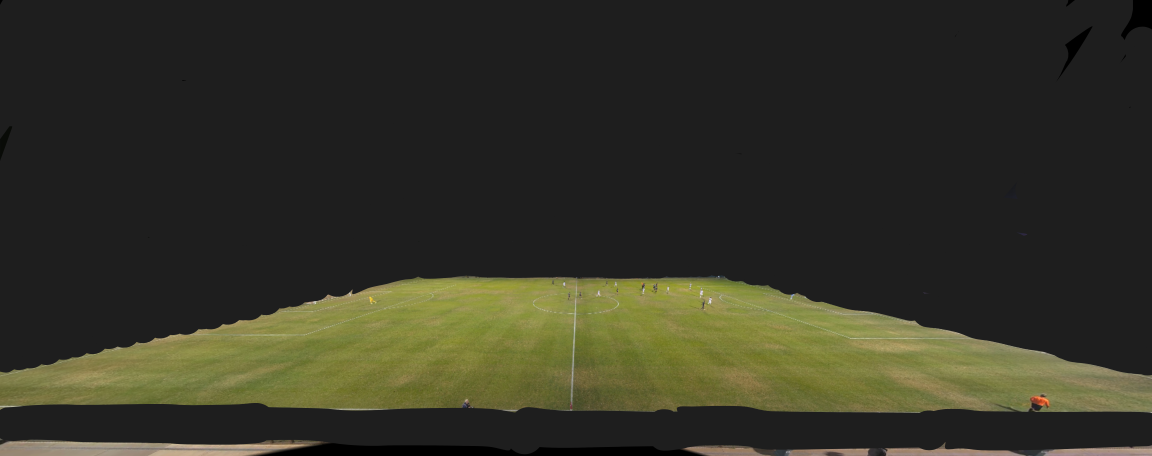
#> input picture just_stanford_field.png, 3456 x 1368 px (shown at 1/3 size)
$ python -i player_detection.py   (imports and definitions only)   (older library calls are emulated)
#> lines starting #> are read from the running program, lines starting #| are printed output that depends on the picture; after the words box and inside, x2 and y2 are one past the last pixel; in counts of white or black regions, pixels touching at a corner belong together
#> further down, picture is the input picture: shape (1368, 3456, 3); mean B, G, R 38.4, 51.4, 51.7
"""
Player detection module for the simplified SoccerVision project.

This module implements player detection using techniques covered in class.
"""

import cv2
import numpy as np
import os

# [94 lines left out: function detect_players, not called in this run]

def detect_players_with_canny_and_contours(image, threshold=0.3):
    """
    Detect players using Canny edge detection and contour finding.
    This implements techniques covered in class homework.

    Args:
        image (numpy.ndarray): Input image in BGR format.
        threshold (float): Threshold for edge detection.

    Returns:
        list: List of player bounding boxes in the format [(x, y, w, h), ...].
    """
#> called with threshold = 0.3
    # 1. Convert to grayscale
    gray = cv2.cvtColor(image, cv2.COLOR_BGR2GRAY)
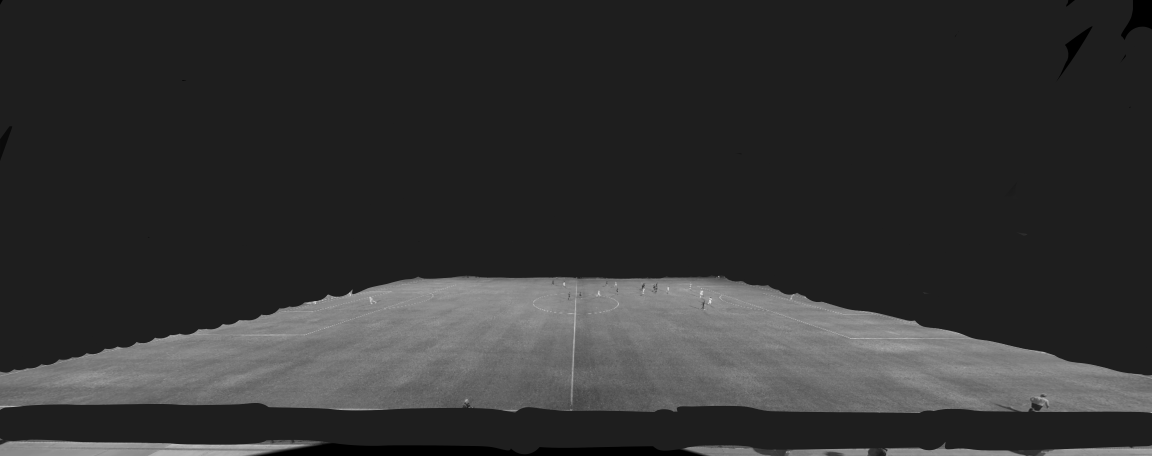
#> gray: shape (1368, 3456) (shown at 1/3 size); min 0, max 249, mean 50

    # 2. Apply Gaussian blur to reduce noise
    blurred = cv2.GaussianBlur(gray, (5, 5), 0)

    # 3. Apply Canny edge detector
    # Automatically compute lower and upper thresholds
    median_intensity = np.median(blurred)
#> median_intensity = 30
    # Lower the lower threshold and increase the upper threshold for better edge detection
    lower_threshold = int(max(0, (1.0 - threshold * 1.2) * median_intensity))
#> lower_threshold = 19
    upper_threshold = int(min(255, (1.0 + threshold * 1.2) * median_intensity))
#> upper_threshold = 40
    edges = cv2.Canny(blurred, lower_threshold, upper_threshold)
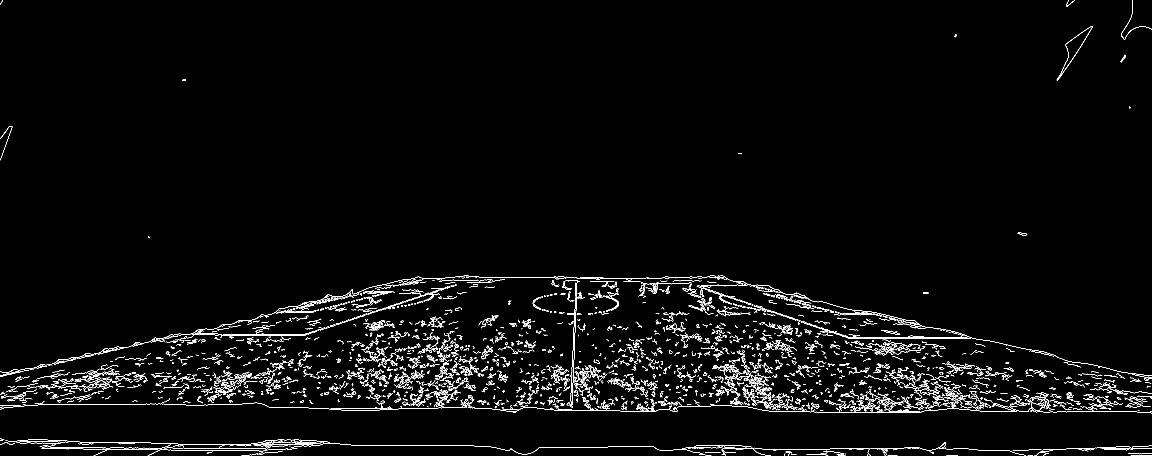
#> edges: shape (1368, 3456) (shown at 1/3 size); 1.9% white in thin lines or dots

    # 4. Extract field mask using color segmentation
    hsv = cv2.cvtColor(image, cv2.COLOR_BGR2HSV)
#> hsv: shape (1368, 3456, 3); mean H, S, V 6.6, 27, 52.1

    # Define green color range for soccer field - wider range to include more variations
    lower_green = np.array([25, 20, 20])
    upper_green = np.array([95, 255, 255])

    # Create a mask for the field (green areas)
    field_mask = cv2.inRange(hsv, lower_green, upper_green)
#> field_mask: shape (1368, 3456); 19.9% white; 304 white regions (285 under 20 px), largest, box (x1, y1, x2, y2) and area: (0, 827, 3456, 1239) 940370, (3366, 1116, 3394, 1125) 137, (1100, 868, 1129, 876) 130

    # Apply morphological operations to clean up the field mask
    field_kernel = np.ones((5, 5), np.uint8)
    field_mask = cv2.morphologyEx(field_mask, cv2.MORPH_CLOSE, field_kernel, iterations=2)
#> field_mask: shape (1368, 3456); 20.3% white; 60 white regions (44 under 20 px), largest, box (x1, y1, x2, y2) and area: (0, 826, 3456, 1239) 956666, (3091, 1350, 3126, 1368) 197, (84, 1319, 157, 1323) 174
    field_mask = cv2.morphologyEx(field_mask, cv2.MORPH_OPEN, field_kernel, iterations=1)
#> field_mask: shape (1368, 3456); 20.2% white; 9 white regions (1 under 20 px), largest, box (x1, y1, x2, y2) and area: (0, 827, 3456, 1239) 956094, (0, 1316, 10, 1336) 135, (3371, 1118, 3389, 1124) 100

    # Fill holes in the field mask
    field_mask_floodfill = field_mask.copy()
    h, w = field_mask.shape[:2]
#> h = 1368; w = 3456
    mask = np.zeros((h+2, w+2), np.uint8)
    cv2.floodFill(field_mask_floodfill, mask, (0, 0), 255)
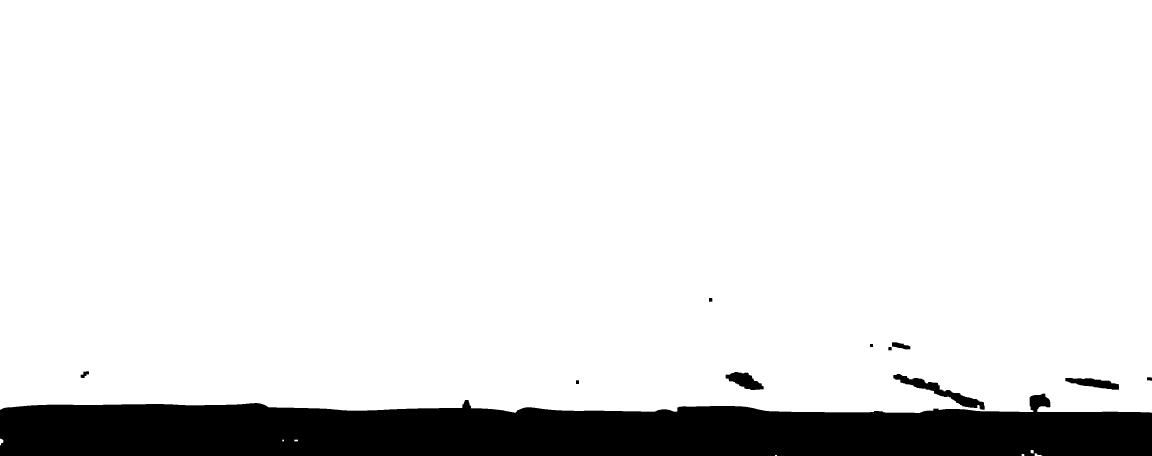
#> field_mask_floodfill: shape (1368, 3456) (shown at 1/3 size); 89.3% white; 11 black regions, largest, box (x1, y1, x2, y2) and area: (0, 1181, 3456, 1368) 489956, (2680, 1122, 2954, 1229) 6505, (2177, 1116, 2291, 1170) 3467
    field_mask_inv = cv2.bitwise_not(field_mask_floodfill)
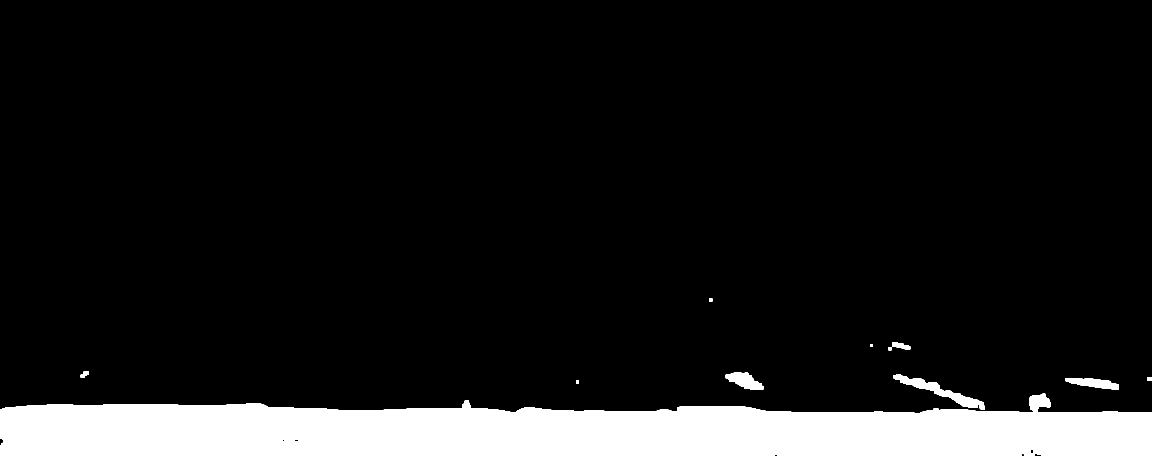
#> field_mask_inv: shape (1368, 3456) (shown at 1/3 size); 10.7% white; 11 white regions, largest, box (x1, y1, x2, y2) and area: (0, 1181, 3456, 1368) 489956, (2680, 1122, 2954, 1229) 6505, (2177, 1116, 2291, 1170) 3467
    field_mask = field_mask | field_mask_inv
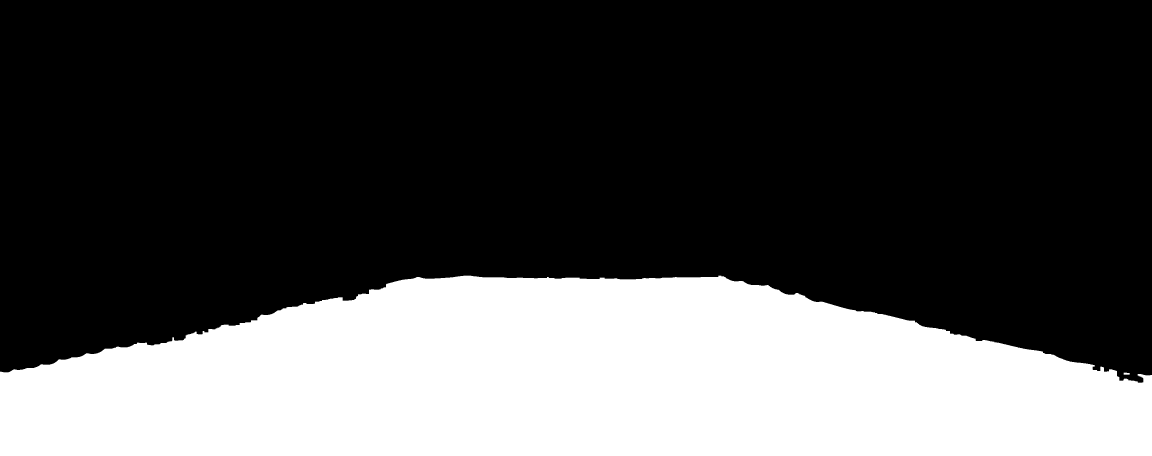
#> field_mask: shape (1368, 3456) (shown at 1/3 size); 30.9% white; 2 white regions

    # 5. Find the largest contour in the field mask, which should be the playing field
    field_contours, _ = cv2.findContours(field_mask, cv2.RETR_EXTERNAL, cv2.CHAIN_APPROX_SIMPLE)
#> field_contours = 2 contours; box (x1, y1, x2, y2) and area: (0, 827, 3456, 1368) 1457360, (3371, 1118, 3389, 1124) 78
    if field_contours:
        # Sort contours by area and get the largest one
        field_contours = sorted(field_contours, key=cv2.contourArea, reverse=True)
        largest_field_contour = field_contours[0]
#> largest_field_contour = contour of 1126 points, box (x1, y1, x2, y2) (0, 827, 3456, 1368), area 1457360

        # Create a binary mask for the largest field contour
        field_contour_mask = np.zeros_like(field_mask)
        cv2.drawContours(field_contour_mask, [largest_field_contour], 0, 255, -1)
#> field_contour_mask: shape (1368, 3456); 30.9% white; 1 white region, box (x1, y1, x2, y2) and area: (0, 827, 3456, 1368) 1461229

        # Update field mask to use only the largest contour
        field_mask = field_contour_mask

    # 6. Find potential player candidates on the field
    # Extract non-green areas within the field (potential players)
    player_mask = cv2.bitwise_not(cv2.inRange(hsv, lower_green, upper_green))

    # Only consider candidates that are within the field
    player_mask = cv2.bitwise_and(player_mask, field_mask)
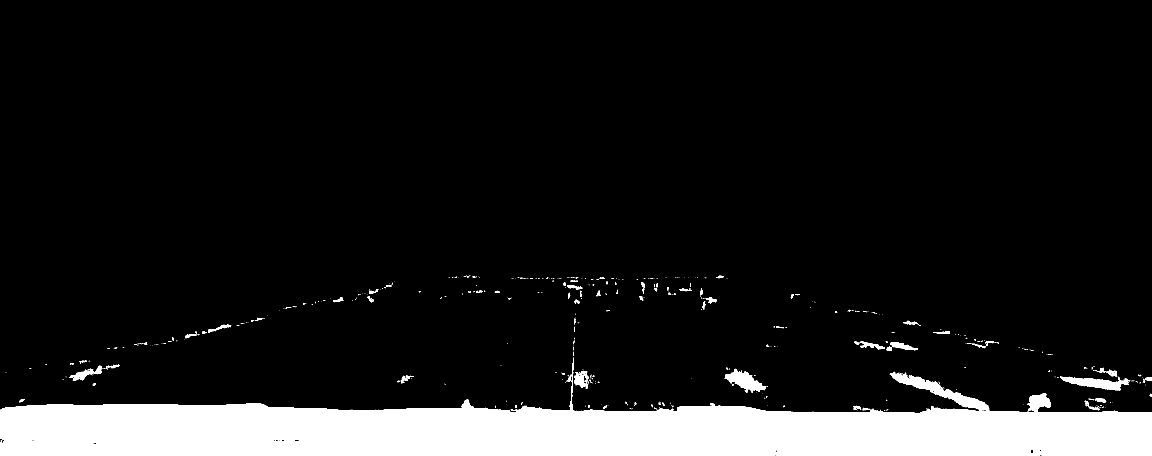
#> player_mask: shape (1368, 3456) (shown at 1/3 size); 11% white; 546 white regions (450 under 20 px), largest, box (x1, y1, x2, y2) and area: (0, 1115, 3456, 1368) 498063, (3180, 1129, 3391, 1172) 3956, (2173, 1106, 2298, 1178) 3870

    # 7. Combine edge information with player mask to get more precise boundaries
    combined_mask = cv2.bitwise_and(edges, player_mask)
#> combined_mask: shape (1368, 3456); 0.3% white in thin lines or dots, all inside (x1, y1, x2, y2) = (0, 827, 3456, 1368)

    # 8. Morphological operations to clean up the mask
    kernel = np.ones((3, 3), np.uint8)
    combined_mask = cv2.dilate(combined_mask, kernel, iterations=5)  # Increased iterations for better connection
#> combined_mask: shape (1368, 3456); 3.5% white; 175 white regions, largest, box (x1, y1, x2, y2) and area: (0, 1310, 3456, 1368) 72864, (2665, 1112, 2973, 1239) 11800, (2170, 1099, 2303, 1182) 6064
    combined_mask = cv2.erode(combined_mask, kernel, iterations=1)
#> combined_mask: shape (1368, 3456); 2.9% white; 178 white regions, largest, box (x1, y1, x2, y2) and area: (0, 1311, 3456, 1368) 64139, (2666, 1113, 2972, 1238) 10636, (2171, 1105, 2302, 1181) 5333
    combined_mask = cv2.dilate(combined_mask, kernel, iterations=2)
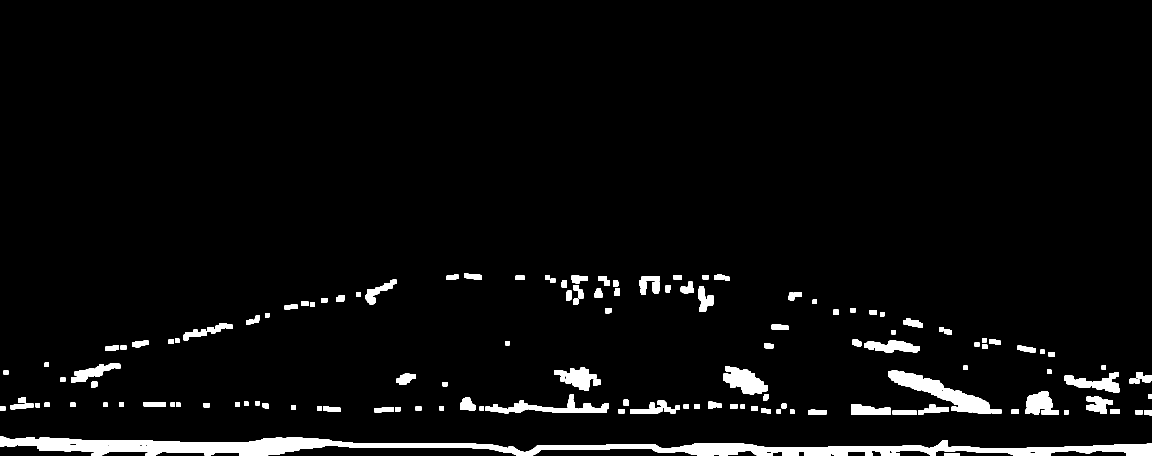
#> combined_mask: shape (1368, 3456) (shown at 1/3 size); 4% white; 153 white regions

    # 9. Find contours
    contours, _ = cv2.findContours(combined_mask, cv2.RETR_EXTERNAL, cv2.CHAIN_APPROX_SIMPLE)
#> contours = 153 contours; largest, box (x1, y1, x2, y2) and area: (0, 1309, 3456, 1368) 77999, (2664, 1111, 2974, 1240) 12546, (2169, 1098, 2304, 1183) 6388, (1677, 1102, 1789, 1173) 4118, (3193, 1125, 3358, 1177) 4054

    # 10. Filter contours by size and aspect ratio to identify players
    player_boxes = []

    # Find the maximum area of all contours to set a relative size threshold
    max_area = 0
    max_dimension = 0
    for contour in contours:
        area = cv2.contourArea(contour)
        if area > max_area:
            max_area = area
        x, y, w, h = cv2.boundingRect(contour)
        max_dim = max(w, h)
        if max_dim > max_dimension:
            max_dimension = max_dim
#> this loop made 153 passes
#> (area, max_area, x, y, w, h, max_dim, max_dimension) on passes 1 to 2: (367.5, 367.5, 2833, 1359, 47, 9, 47, 47), (77999, 77999, 0, 1309, 3456, 59, 3456, 3456)
#> (contour, area, x, y, w, h, max_dim) on passes 5, 6, 7, 9, 10, 12: ([[3406, 1230], [3406, 1242], [3427, 1242], [3427, 1230]], 252, 3406, 1230, 22, 13, 22), ([[3192, 1230], [3192, 1242], [3205, 1242], [3205, 1230]], 156, 3192, 1230, 14, 13, 14), ([[3124, 1230], [3124, 1242], [3176, 1242], [3176, 1230]], 624, 3124, 1230, 53, 13, 53), ([[3301, 1229], [3301, 1241], [3320, 1241], [3320, 1229]], 228, 3301, 1229, 20, 13, 20), ([[3034, 1229], [3034, 1241], [3056, 1241], [3056, 1229]], 264, 3034, 1229, 23, 13, 23), ([[2370, 1229], [2370, 1241], [2382, 1241], [2382, 1229]], 144, 2370, 1229, 13, 13, 13)
#> after the loop, max_area = 77999; max_dimension = 3456

    # Set a minimum area threshold relative to the maximum area
    # This helps adapt to different image scales
    min_area_threshold = max(150, max_area * 0.05)  # At least 5% of the max area or 150px
#> min_area_threshold = 3900
    min_dimension_threshold = max(10, max_dimension * 0.15)  # At least 15% of the max dimension or 10px
#> min_dimension_threshold = 518.4

    for contour in contours:
        area = cv2.contourArea(contour)

        # Filter by size - using more aggressive minimum thresholds
        if area > min_area_threshold and area < 8000:  # Increased minimum area and maximum
            x, y, w, h = cv2.boundingRect(contour)

            # Check if either width or height is large enough
            larger_dimension = max(w, h)
            if larger_dimension < min_dimension_threshold:
                continue

            # Check aspect ratio - prefer more square-like shapes for players seen from above
            aspect_ratio = float(h) / w if w > 0 else 0
            if 0.5 <= aspect_ratio <= 3.0 and w > 5 and h > 5:  # Stricter aspect ratio criteria
                # Check if the bounding box is mostly inside the field mask
                box_mask = np.zeros_like(field_mask)
                cv2.rectangle(box_mask, (x, y), (x + w, y + h), 255, -1)
                overlap = cv2.bitwise_and(box_mask, field_mask)
                overlap_area = cv2.countNonZero(overlap)

                # Only keep the box if at least 60% is inside the field (increased threshold)
                if overlap_area > 0.6 * (w * h):
                    player_boxes.append((x, y, w, h))
#> this loop made 153 passes
#> (area, x, y, w, h, larger_dimension) on passes 77, 85, 86: (4053.5, 3193, 1125, 165, 52, 165), (4118, 1677, 1102, 112, 71, 112), (6387.5, 2169, 1098, 135, 85, 135)
#> (contour, area) on passes 5, 6, 7, 9, 10, 12: ([[3406, 1230], [3406, 1242], [3427, 1242], [3427, 1230]], 252), ([[3192, 1230], [3192, 1242], [3205, 1242], [3205, 1230]], 156), ([[3124, 1230], [3124, 1242], [3176, 1242], [3176, 1230]], 624), ([[3301, 1229], [3301, 1241], [3320, 1241], [3320, 1229]], 228), ([[3034, 1229], [3034, 1241], [3056, 1241], [3056, 1229]], 264), ([[2370, 1229], [2370, 1241], [2382, 1241], [2382, 1229]], 144)
#> after the loop, player_boxes = []

    # 11. Apply non-maximum suppression with a higher overlap threshold to remove redundant boxes
    final_boxes = non_maximum_suppression(player_boxes, 0.3)  # Increased overlap threshold
#> final_boxes = []

    return final_boxes

def non_maximum_suppression(boxes, overlap_threshold):
    """
    Apply non-maximum suppression to remove overlapping boxes.
    Prioritizes boxes with larger maximum dimension (width or height).

    Args:
        boxes (list): List of bounding boxes in the format [(x, y, w, h), ...].
        overlap_threshold (float): Maximum allowed overlap between boxes.

    Returns:
        list: Filtered list of bounding boxes.
    """
    if len(boxes) == 0:
        return []

    # Convert to numpy array for easier computation
    boxes_array = np.array(boxes)

    # Extract coordinates
    x = boxes_array[:, 0]
    y = boxes_array[:, 1]
    w = boxes_array[:, 2]
    h = boxes_array[:, 3]

    # Get the larger dimension (width or height) for each box
    max_dimension = np.maximum(w, h)

    # Also compute area as a secondary sorting metric
    area = w * h

    # Create a combined score that prioritizes larger dimension but also considers area
    # This gives preference to boxes with at least one large dimension
    score = max_dimension * 2 + np.sqrt(area)

    # Sort by score (boxes with larger dimension first)
    indices = np.argsort(score)[::-1]

    keep = []
    while len(indices) > 0:
        # Pick the box with the largest score
        i = indices[0]
        keep.append(i)

        # Find boxes with significant overlap
        xx1 = np.maximum(x[i], x[indices[1:]])
        yy1 = np.maximum(y[i], y[indices[1:]])
        xx2 = np.minimum(x[i] + w[i], x[indices[1:]] + w[indices[1:]])
        yy2 = np.minimum(y[i] + h[i], y[indices[1:]] + h[indices[1:]])

        # Compute width and height of overlapping area
        w_overlap = np.maximum(0, xx2 - xx1)
        h_overlap = np.maximum(0, yy2 - yy1)

        # Compute overlap ratio
        overlap_area = w_overlap * h_overlap
        overlap_ratio = np.zeros(len(indices) - 1)
        valid_indices = (area[indices[1:]] > 0)
        if np.any(valid_indices):
            overlap_ratio[valid_indices] = overlap_area[valid_indices] / area[indices[1:]][valid_indices]

        # Find indices of boxes to remove
        to_delete = np.concatenate(([0], np.where(overlap_ratio > overlap_threshold)[0] + 1))

        # Update indices
        indices = np.delete(indices, to_delete)

    # Return kept boxes
    return [boxes[i] for i in keep]

>>> import cv2
>>> picture = cv2.imread('../just_stanford_field.png')
>>> result = detect_players_with_canny_and_contours(picture)
#> result = []
